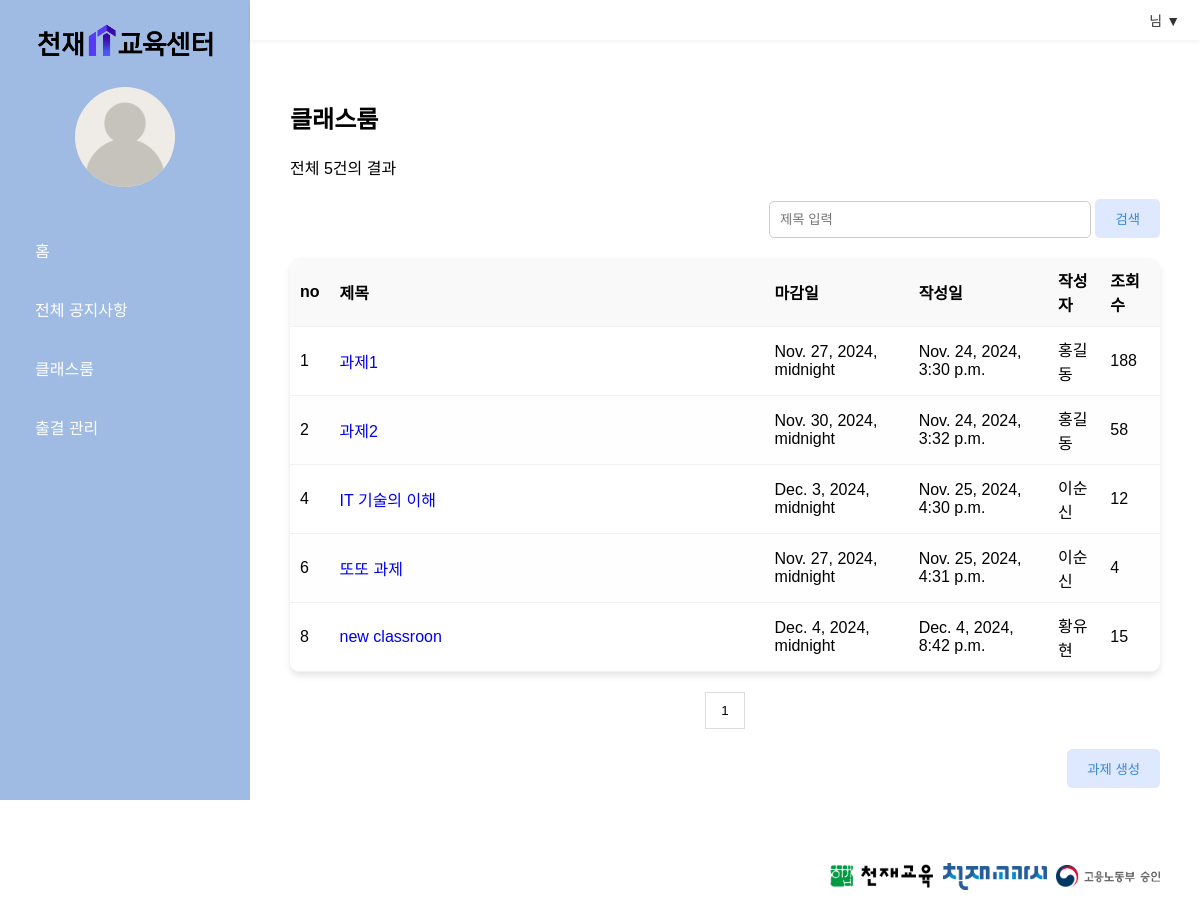
Page /classroom/ on the committed database.
### managementapp/models.py (models this page shows)
class Assignments(models.Model):
    title = models.TextField(max_length=300)
    writer = models.CharField(max_length=200)
    content = models.TextField()
    rdate = models.DateTimeField()
    udate = models.DateTimeField()
    deadline = models.DateTimeField()
    view_count = models.IntegerField()

### managementapp/views.py (the view)
# urls.py: path('classroom/',views.classroom, name='classroom'),
def classroom(request):
    template = loader.get_template('classroom/classroom.html')
    assignments = Assignments.objects.all()
    count = len(assignments)
    context = {
        'assignments': assignments,
        'count': count
    }
    return HttpResponse(template.render(context,request))

### managementapp/templates/classroom/classroom.html
{% extends 'base.html' %}
{% load static %}
{% block content %}
<link rel="stylesheet" href="{% static 'css/list.css' %}">
<div class="content">
  <h2>클래스룸</h2>
  <p>전체 {{count}}건의 결과</p>
  <div class="search-bar">
    <form action="../classroom_search" method="GET">
      <input type="text" name='search' placeholder="제목 입력">
      <button type="submit">검색</button>
    </form>
  </div>
  <div class="notice-table">
    <table>
      <thead>
        <tr>
          <th>no</th>
          <th class="title-column">제목</th>
          <th>마감일</th>
          <th>작성일</th>
          <th>작성자</th>
          <th>조회 수</th>
        </tr>
      </thead>
      <tbody>
        {%for assignment in assignments %}
        <tr>
          <td>{{assignment.id}}</td>
          <td><a href="../classroom/content/{{assignment.id}}"  style="text-decoration:none" >{{assignment.title}}</a></td>
          <td>{{assignment.deadline}}</td>
          <td>{{assignment.rdate}}</td>
          <td>{{assignment.writer}}</td>
          <td>{{assignment.view_count}}</td>
        </tr>
        {% endfor %}
      </tbody>
    </table>
  </div>
  <div class="pagination">
    <button type="button">1</button>
  </div>
  <div class="button-container">
    <button class="buttons" type="button" onclick="location.href='write'">과제 생성</button>
  </div>
</div>
{% endblock %}

### managementapp/static/css/base.css (style rules this page uses)
body { margin: 0; font-family: Arial, sans-serif; background-color: #fff; display: flex; flex-direction: column; }

### managementapp/static/css/list.css (style rules this page uses)
.content { padding: 20px; }
.search-bar { margin: 20px 0; display: flex; justify-content: flex-end; gap: 10px; }
.search-bar input { padding: 10px; width: 300px; border: 1px solid #ccc; border-radius: 5px; }
.search-bar button { padding: 10px 20px; background-color: #DEE8FF; color: #3788D8; border: none; border-radius: 5px; cursor: pointer; }
.notice-table { margin-top: 20px; border-radius: 10px; overflow: hidden; box-shadow: 0 4px 6px rgba(0, 0, 0, 0.1); }
table { width: 100%; border-collapse: collapse; }
th, td { text-align: left; padding: 10px; border-bottom: 1px solid #f1f1f1; }
th { background-color: #f9f9f9; }
tbody tr:nth-child(even) { background-color: #fefefe; }
.title-column { width: 50%; }
.pagination { margin: 20px 0; display: flex; justify-content: center; }
.pagination button { padding: 10px 15px; border: 1px solid #ddd; background-color: white; cursor: pointer; }
.button-container { margin-top: 20px; text-align: right; justify-content: flex-end; }
.buttons { display: inline-block; background-color: #DEE8FF; color: #3788D8; padding: 10px 20px; border: none; border-radius: 5px; cursor: pointer; }

### rows in the picture
Assignments: id "1", title "과제1", deadline "Nov. 27, 2024, midnight", rdate "Nov. 24, 2024, 3:30 p.m.", writer "홍길동", view_count "188"
Assignments: id "2", title "과제2", deadline "Nov. 30, 2024, midnight", rdate "Nov. 24, 2024, 3:32 p.m.", writer "홍길동", view_count "58"
Assignments: id "4", title "IT 기술의 이해", deadline "Dec. 3, 2024, midnight", rdate "Nov. 25, 2024, 4:30 p.m.", writer "이순신", view_count "12"
Assignments: id "6", title "또또 과제", deadline "Nov. 27, 2024, midnight", rdate "Nov. 25, 2024, 4:31 p.m.", writer "이순신", view_count "4"
Assignments: id "8", title "new classroon", deadline "Dec. 4, 2024, midnight", rdate "Dec. 4, 2024, 8:42 p.m.", writer "황유현", view_count "15"

### other values in the picture
{{ count }} "5"
